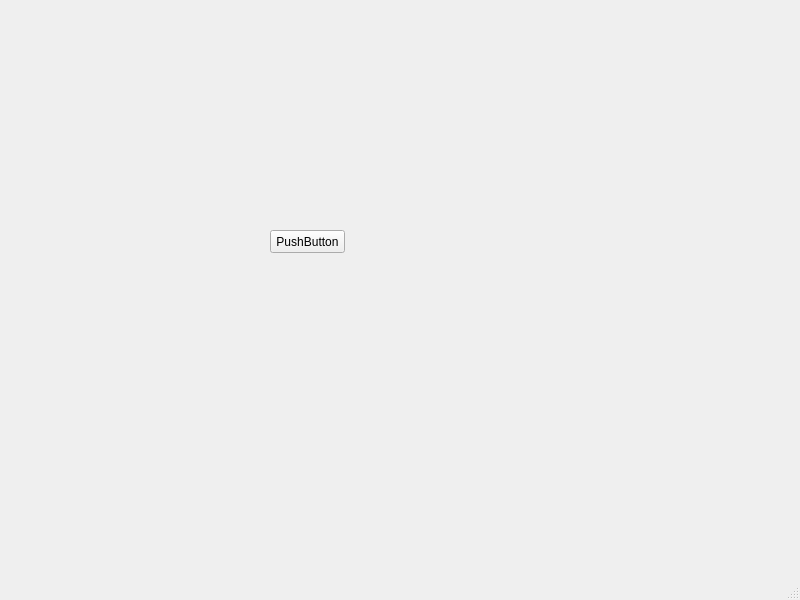
<?xml version="1.0" encoding="UTF-8"?>
<ui version="4.0">
 <class>MainWindow</class>
 <widget class="QMainWindow" name="MainWindow">
  <property name="geometry">
   <rect>
    <x>0</x>
    <y>0</y>
    <width>800</width>
    <height>600</height>
   </rect>
  </property>
  <property name="windowTitle">
   <string>MainWindow</string>
  </property>
  <widget class="QWidget" name="centralwidget">
   <widget class="QPushButton" name="pushButton">
    <property name="geometry">
     <rect>
      <x>270</x>
      <y>230</y>
      <width>75</width>
      <height>23</height>
     </rect>
    </property>
    <property name="text">
     <string>PushButton</string>
    </property>
   </widget>
  </widget>
  <widget class="QStatusBar" name="statusbar"/>
 </widget>
 <resources/>
 <connections/>
</ui>
